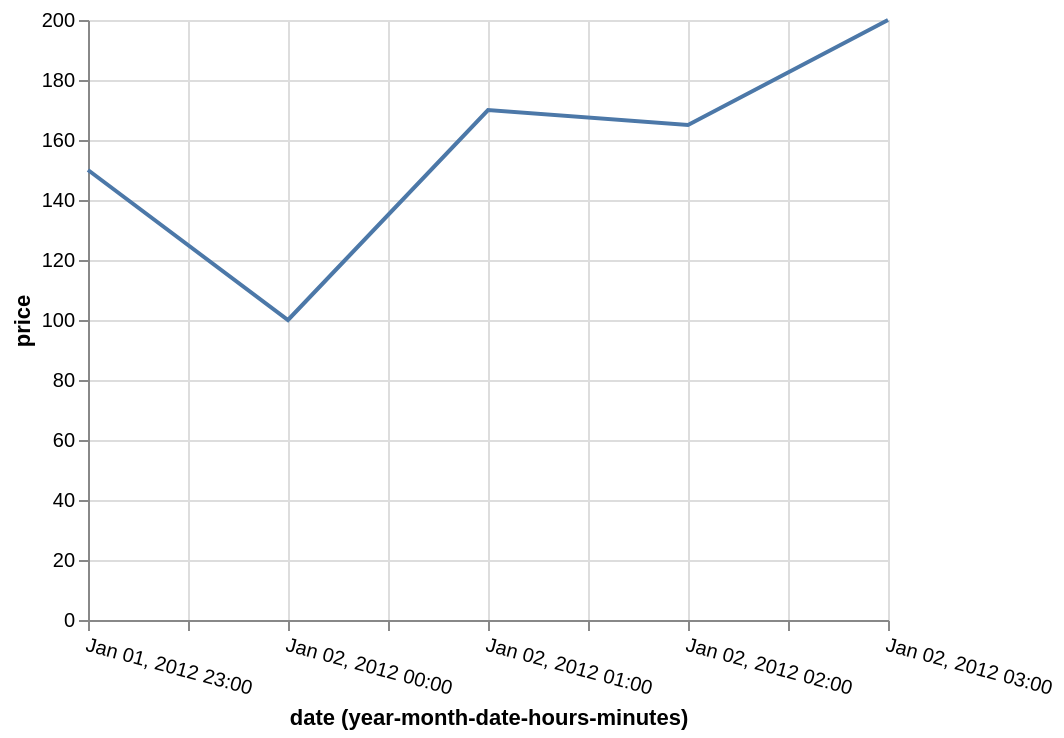

Describe this chart as a Vega-Lite specification.
### Vega specification from a JSON file in a GitHub repository (floating-point values rounded to 4 significant figures)
{"$schema": "https://vega.github.io/schema/vega/v5.json", "description": "Using utc scale with local time input.", "background": "white", "padding": 5, "width": 400, "height": 300, "style": "cell", "data": [{"name": "source_0", "values": [{"date": "Sun, 01 Jan 2012 23:00:00", "price": 150}, {"date": "Sun, 02 Jan 2012 00:00:00", "price": 100}, {"date": "Sun, 02 Jan 2012 01:00:00", "price": 170}, {"date": "Sun, 02 Jan 2012 02:00:00", "price": 165}, {"date": "Sun, 02 Jan 2012 03:00:00", "price": 200}]}, {"name": "data_0", "source": "source_0", "transform": [{"type": "formula", "expr": "toDate(datum[\"date\"])", "as": "date"}, {"field": "date", "type": "timeunit", "units": ["year", "month", "date", "hours", "minutes"], "as": ["yearmonthdatehoursminutes_date", "yearmonthdatehoursminutes_date_end"]}]}], "marks": [{"name": "marks", "type": "line", "style": ["line"], "sort": {"field": "x"}, "from": {"data": "data_0"}, "encode": {"update": {"stroke": {"value": "#4c78a8"}, "description": {"signal": "\"date (year-month-date-hours-minutes): \" + (utcFormat(datum[\"yearmonthdatehoursminutes_date\"], timeUnitSpecifier([\"year\",\"month\",\"date\",\"hours\",\"minutes\"], {\"year-month\":\"%b %Y \",\"year-month-date\":\"%b %d, %Y \"}))) + \"; price: \" + (format(datum[\"price\"], \"\"))"}, "x": {"scale": "x", "field": "yearmonthdatehoursminutes_date"}, "y": {"scale": "y", "field": "price"}, "defined": {"signal": "isValid(datum[\"yearmonthdatehoursminutes_date\"]) && isFinite(+datum[\"yearmonthdatehoursminutes_date\"]) && isValid(datum[\"price\"]) && isFinite(+datum[\"price\"])"}}}}], "scales": [{"name": "x", "type": "utc", "domain": {"data": "data_0", "field": "yearmonthdatehoursminutes_date"}, "range": [0, {"signal": "width"}]}, {"name": "y", "type": "linear", "domain": {"data": "data_0", "field": "price"}, "range": [{"signal": "height"}, 0], "nice": true, "zero": true}], "axes": [{"scale": "x", "orient": "bottom", "gridScale": "y", "grid": true, "tickCount": {"signal": "ceil(width/40)"}, "tickMinStep": {"signal": "datetime(2001, 0, 1, 0, 1, 0, 0) - datetime(2001, 0, 1, 0, 0, 0, 0)"}, "domain": false, "labels": false, "aria": false, "maxExtent": 0, "minExtent": 0, "ticks": false, "zindex": 0}, {"scale": "y", "orient": "left", "gridScale": "x", "grid": true, "tickCount": {"signal": "ceil(height/40)"}, "domain": false, "labels": false, "aria": false, "maxExtent": 0, "minExtent": 0, "ticks": false, "zindex": 0}, {"scale": "x", "orient": "bottom", "grid": false, "title": "date (year-month-date-hours-minutes)", "labelAngle": 15, "format": {"signal": "timeUnitSpecifier([\"year\",\"month\",\"date\",\"hours\",\"minutes\"], {\"year-month\":\"%b %Y \",\"year-month-date\":\"%b %d, %Y \"})"}, "labelAlign": "left", "labelBaseline": "top", "labelFlush": true, "labelOverlap": true, "tickCount": {"signal": "ceil(width/40)"}, "tickMinStep": {"signal": "datetime(2001, 0, 1, 0, 1, 0, 0) - datetime(2001, 0, 1, 0, 0, 0, 0)"}, "zindex": 0}, {"scale": "y", "orient": "left", "grid": false, "title": "price", "labelOverlap": true, "tickCount": {"signal": "ceil(height/40)"}, "zindex": 0}]}
